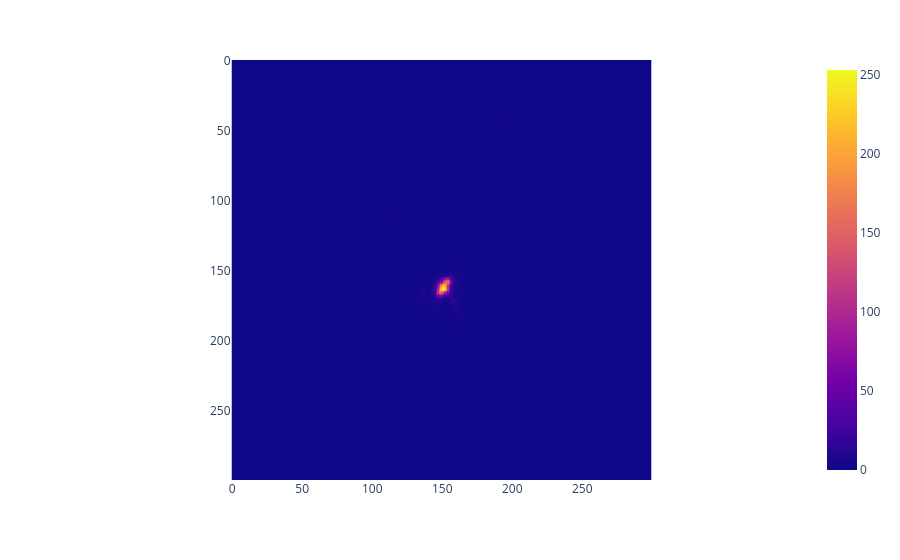

Source (notebook cell):
### Code cell
best_iter = data.J.argmax()
best_iter = data.iloc[best_iter]

px.imshow(resize(move_mc_to_center(best_iter._img), 300))

### Figure 1 — Plotly figure (JSON) as saved in the notebook; plotly's stock layout.template omitted (floating-point values rounded to 4 significant figures; data arrays with more than 128 entries replaced by an {"elided": "..."} marker saying what was removed)
{"data": [{"coloraxis": "coloraxis", "hovertemplate": "x: %{x}<br>y: %{y}<br>color: %{z}<extra></extra>", "name": "0", "type": "heatmap", "xaxis": "x", "yaxis": "y", "z": {"elided": "300x300 int values"}}], "layout": {"coloraxis": {"colorscale": [[0, "#0d0887"], [0.1111, "#46039f"], [0.2222, "#7201a8"], [0.3333, "#9c179e"], [0.4444, "#bd3786"], [0.5556, "#d8576b"], [0.6667, "#ed7953"], [0.7778, "#fb9f3a"], [0.8889, "#fdca26"], [1, "#f0f921"]]}, "margin": {"t": 60}, "xaxis": {"anchor": "y", "constrain": "domain", "domain": [0, 1], "scaleanchor": "y"}, "yaxis": {"anchor": "x", "autorange": "reversed", "constrain": "domain", "domain": [0, 1]}}}
